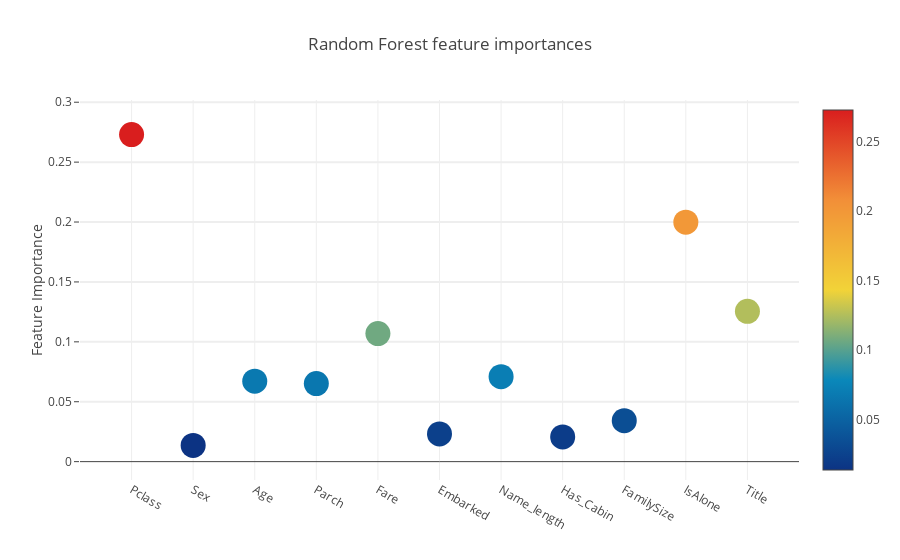
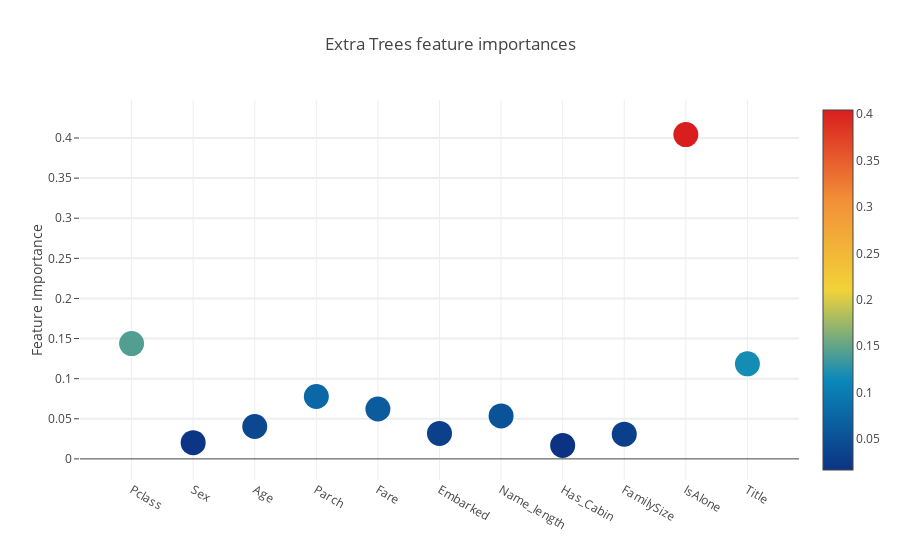
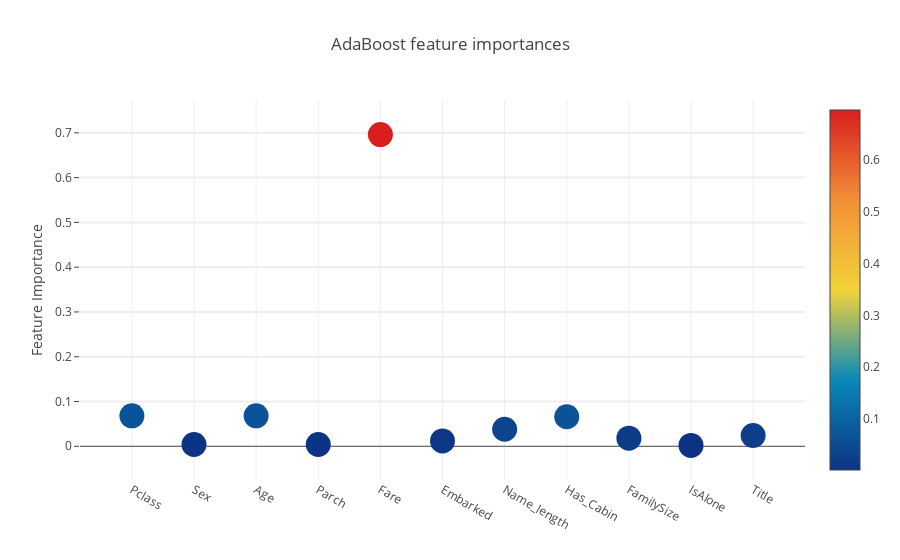
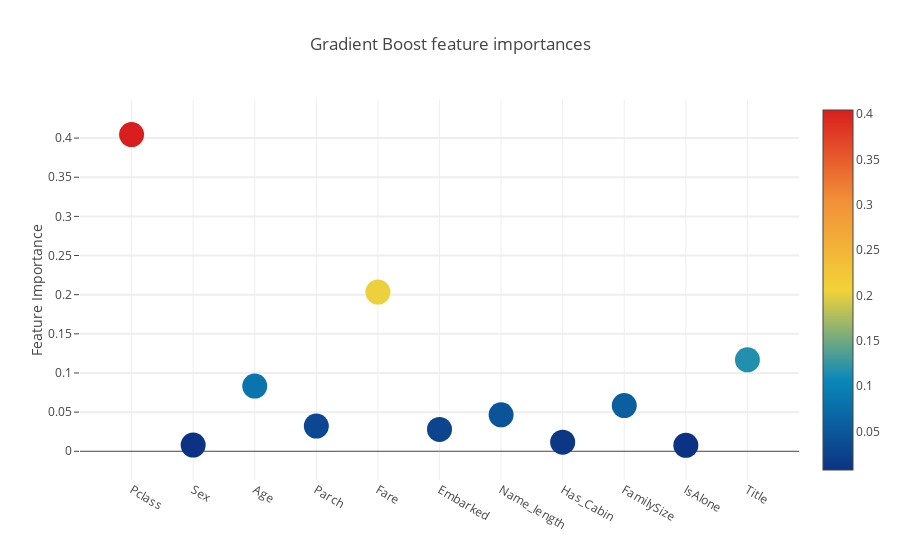

Write notebook code for charts like these, in order.
### Code cell
# Scatter plot
for name in feature_names:
    trace = go.Scatter(
        y=feature_dataframe[name].values,
        x=feature_dataframe['features'].values,
        mode='markers',
        marker=dict(
            sizemode='diameter',
            sizeref=1,
            size=25,
            color=feature_dataframe[name].values,
            colorscale='Portland',
            showscale=True
        ),
        text=feature_dataframe['features'].values
    )
    
    data = [trace]

    layout = go.Layout(
        autosize=True,
        title=name,
        hovermode='closest',
        yaxis=dict(
            title='Feature Importance',
            ticklen=5,
            gridwidth=2
        ),
        showlegend=False
    )

    fig = go.Figure(data=data, layout=layout)
    py.iplot(fig, filename='scatter2010')

### Figure 1 — Plotly figure (JSON) as saved in the notebook; plotly's stock layout.template omitted (floating-point values rounded to 4 significant figures)
{"data": [{"marker": {"color": [0.273, 0.01357, 0.06719, 0.06512, 0.1069, 0.02314, 0.07095, 0.0206, 0.0342, 0.1999, 0.1255], "colorscale": "Portland", "showscale": true, "size": 25, "sizemode": "diameter", "sizeref": 1}, "mode": "markers", "text": ["Pclass", "Sex", "Age", "Parch", "Fare", "Embarked", "Name_length", "Has_Cabin", "FamilySize", "IsAlone", "Title"], "type": "scatter", "uid": "bfcea0fa-747d-49d5-8934-e2ad1a1257ea", "x": ["Pclass", "Sex", "Age", "Parch", "Fare", "Embarked", "Name_length", "Has_Cabin", "FamilySize", "IsAlone", "Title"], "y": [0.273, 0.01357, 0.06719, 0.06512, 0.1069, 0.02314, 0.07095, 0.0206, 0.0342, 0.1999, 0.1255]}], "layout": {"autosize": true, "hovermode": "closest", "showlegend": false, "title": {"text": "Random Forest feature importances"}, "xaxis": {"autorange": true, "range": [-0.7365, 10.74], "type": "category"}, "yaxis": {"autorange": true, "gridwidth": 2, "range": [-0.02211, 0.3086], "ticklen": 5, "title": {"text": "Feature Importance"}, "type": "linear"}}}

### Figure 2 — Plotly figure (JSON) as saved in the notebook; plotly's stock layout.template omitted (floating-point values rounded to 4 significant figures)
{"data": [{"marker": {"color": [0.1438, 0.02022, 0.0404, 0.07776, 0.06221, 0.03176, 0.05352, 0.01684, 0.03082, 0.4042, 0.1185], "colorscale": "Portland", "showscale": true, "size": 25, "sizemode": "diameter", "sizeref": 1}, "mode": "markers", "text": ["Pclass", "Sex", "Age", "Parch", "Fare", "Embarked", "Name_length", "Has_Cabin", "FamilySize", "IsAlone", "Title"], "type": "scatter", "uid": "83731c53-3378-4a66-b7b5-307e3beadce8", "x": ["Pclass", "Sex", "Age", "Parch", "Fare", "Embarked", "Name_length", "Has_Cabin", "FamilySize", "IsAlone", "Title"], "y": [0.1438, 0.02022, 0.0404, 0.07776, 0.06221, 0.03176, 0.05352, 0.01684, 0.03082, 0.4042, 0.1185]}], "layout": {"autosize": true, "hovermode": "closest", "showlegend": false, "title": {"text": "Extra Trees feature importances"}, "xaxis": {"autorange": true, "range": [-0.7353, 10.74], "type": "category"}, "yaxis": {"autorange": true, "gridwidth": 2, "range": [-0.03644, 0.4575], "ticklen": 5, "title": {"text": "Feature Importance"}, "type": "linear"}}}

### Figure 3 — Plotly figure (JSON) as saved in the notebook; plotly's stock layout.template omitted (floating-point values rounded to 4 significant figures)
{"data": [{"marker": {"color": [0.068, 0.004, 0.068, 0.004, 0.696, 0.012, 0.038, 0.066, 0.018, 0.002, 0.024], "colorscale": "Portland", "showscale": true, "size": 25, "sizemode": "diameter", "sizeref": 1}, "mode": "markers", "text": ["Pclass", "Sex", "Age", "Parch", "Fare", "Embarked", "Name_length", "Has_Cabin", "FamilySize", "IsAlone", "Title"], "type": "scatter", "uid": "3efb851c-e330-4f17-b5a8-a0d1e069dcdd", "x": ["Pclass", "Sex", "Age", "Parch", "Fare", "Embarked", "Name_length", "Has_Cabin", "FamilySize", "IsAlone", "Title"], "y": [0.068, 0.004, 0.068, 0.004, 0.696, 0.012, 0.038, 0.066, 0.018, 0.002, 0.024]}], "layout": {"autosize": true, "hovermode": "closest", "showlegend": false, "title": {"text": "AdaBoost feature importances"}, "xaxis": {"autorange": true, "range": [-0.7353, 10.74], "type": "category"}, "yaxis": {"autorange": true, "gridwidth": 2, "range": [-0.09346, 0.7915], "ticklen": 5, "title": {"text": "Feature Importance"}, "type": "linear"}}}

### Figure 4 — Plotly figure (JSON) as saved in the notebook; plotly's stock layout.template omitted (floating-point values rounded to 4 significant figures)
{"data": [{"marker": {"color": [0.4044, 0.007908, 0.08331, 0.03219, 0.2033, 0.02789, 0.0466, 0.01169, 0.05836, 0.007542, 0.1168], "colorscale": "Portland", "showscale": true, "size": 25, "sizemode": "diameter", "sizeref": 1}, "mode": "markers", "text": ["Pclass", "Sex", "Age", "Parch", "Fare", "Embarked", "Name_length", "Has_Cabin", "FamilySize", "IsAlone", "Title"], "type": "scatter", "uid": "a3d8ed52-0f7c-46ef-b109-72536b05ef9b", "x": ["Pclass", "Sex", "Age", "Parch", "Fare", "Embarked", "Name_length", "Has_Cabin", "FamilySize", "IsAlone", "Title"], "y": [0.4044, 0.007908, 0.08331, 0.03219, 0.2033, 0.02789, 0.0466, 0.01169, 0.05836, 0.007542, 0.1168]}], "layout": {"autosize": true, "hovermode": "closest", "showlegend": false, "title": {"text": "Gradient Boost feature importances"}, "xaxis": {"autorange": true, "range": [-0.7353, 10.74], "type": "category"}, "yaxis": {"autorange": true, "gridwidth": 2, "range": [-0.04705, 0.459], "ticklen": 5, "title": {"text": "Feature Importance"}, "type": "linear"}}}
